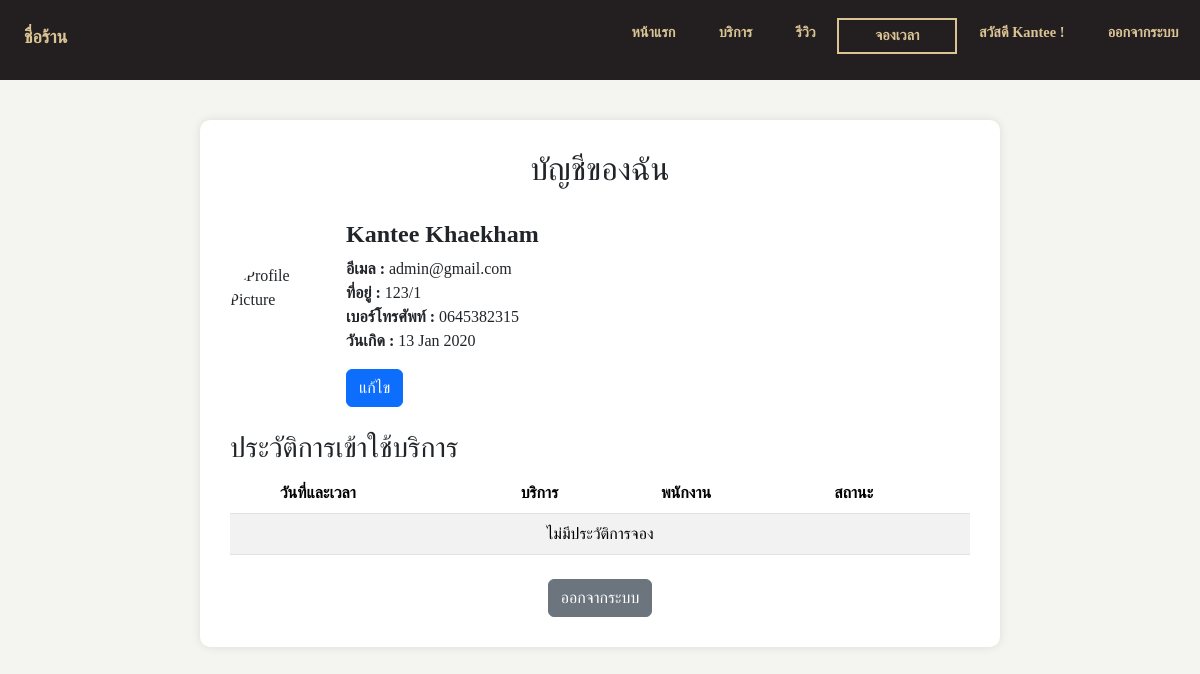
The page /account/ (signed in) on the database its author committed.
### loginApp/models.py (models this page shows, shortened)
class Customer(AbstractUser):
    email = models.EmailField(unique=True)
    phone = models.CharField(max_length=15, unique=True, null=False, blank=False)
    address = models.TextField(null=False, blank=False)
    birth_date = models.DateField(null=False, blank=False)
    last_login = models.DateTimeField(default=timezone.now)
    USERNAME_FIELD = 'email'
    REQUIRED_FIELDS = ['username', 'first_name', 'last_name', 'phone', 'address', 'birth_date']
    class Meta:
        verbose_name = 'Customer'
        verbose_name_plural = 'Customers'

### serviceApp/views.py (the view)
# urls.py: path('account/', views.account_view, name='account'),
@login_required
def account_view(request):
    user = request.user
    try:
        customer = Customer.objects.get(email=user.email)
    except Customer.DoesNotExist:
        customer = None
    bookings = Booking.objects.filter(customer=customer).select_related('service', 'staff', 'slot').order_by('-booking_date')
    if request.method == 'POST':
        form = EditProfileForm(request.POST, instance=user)
        if form.is_valid() and customer:
            customer.first_name = form.cleaned_data['first_name']
            customer.last_name = form.cleaned_data['last_name']
            customer.email = form.cleaned_data['email']
            customer.phone = form.cleaned_data['phone']
            customer.birth_date = form.cleaned_data['birthdate']
            customer.save()
            return redirect('account')
    else:
        form = EditProfileForm(initial={
            'first_name': customer.first_name,
            'last_name': customer.last_name,
            'email': customer.email,
            'phone': customer.phone,
            'birth_date': customer.birth_date,
        })
    return render(request, 'account.html', {'user': user, 'customer': customer, 'bookings': bookings, 'form': form})

### serviceApp/templates/account.html (shortened to what this page needs)
<!DOCTYPE html>
<html lang="en">
<head>
    <link rel="stylesheet" href="/static/css/index.css">
    <link rel="stylesheet" href="/static/css/nav.css">
    <link rel="stylesheet" href="/static/css/footer.css">
    <link rel="stylesheet" href="/static/css/review.css">
    <link rel="stylesheet" href="/static/css/reg.css">
    <link rel="stylesheet" href="/static/css/service.css">
    <liink href="https://stackpath.bootstrapcdn.com/bootstrap/4.5.2/css/bootstrap.min.css" rel="stylesheet">
    <link href="https://cdn.jsdelivr.net/npm/bootstrap@5.3.3/dist/css/bootstrap.min.css" rel="stylesheet"
>
    <link rel="stylesheet" href="https://cdn.jsdelivr.net/npm/bootstrap-icons@1.11.3/font/bootstrap-icons.min.css">
</head>
<body>
    <header>
        <nav class="navbar">
            <div class="logo">
                <h2>ชื่อร้าน</h2>
            </div>
            <ul class="sidebar">
                <li><a href="/" class="menu-link">หน้าแรก</a></li>
                <li><a href="/service" class="menu-link">บริการ</a></li>
                <li><a href="/review" class="menu-link">รีวิว</a></li>
                <li><a href="/booking1" id="menu-book" class="menu-link">จองเวลา</a></li>
                {%if request.user.is_authenticated %}
                <li><a href="/account" class="menu-link">สวัสดี {{request.user.first_name}} !</a></li>
                <li><a href="/logout" class="menu-link">ออกจากระบบ</a></li>
                {% else %}
                <li><a href="/login" class="menu-link">เข้าสู่ระบบ</a></li>
                {% endif %}
            </ul>
        </nav>
    </header>
    <div class="account-container">
        <h2 style="text-align: center;">บัญชีของฉัน</h2>
        <br>
        <div class="d-flex align-items-center mb-4" id="profile-section">
            <img src="https://www.strasys.uk/wp-content/uploads/2022/02/Depositphotos_484354208_S-300x300.jpg"
                alt="Profile Picture" class="profile-pic me-3">
            <div>
                <h4 id="user-name"><strong>{{ user.first_name}} {{ user.last_name}}</strong></h4>
                <p><strong>อีเมล : </strong>{{ user.email }}<br>
                    <strong>ที่อยู่ : </strong>{{ user.address }}<br>
                    <strong>เบอร์โทรศัพท์ : </strong>{{ user.phone }}<br>
                    <strong>วันเกิด : </strong>{{ user.birth_date|date:"d M Y" }}
                </p>
                <button type="button" class="btn btn-primary" data-toggle="modal" data-target="#editProfileModal{{ user.id }}">แก้ไข</button>
            </div>
        </div>
        <h3 class="mt-4">ประวัติการเข้าใช้บริการ</h3>
        <table class="table table-striped">
            <thead>
                <tr>
                    <th></th>
                    <th>วันที่และเวลา</th>
                    <th>บริการ</th>
                    <th>พนักงาน</th>
                    <th>สถานะ</th>
                </tr>
            </thead>
            <tbody>
                {% for booking in bookings %}
                <tr>
                    <td>{{ forloop.counter }}</td>
                    <td>{{ booking.booking_date }}</td>
                    <td>{{ booking.service.name }}</td>
                    <td>{{ booking.staff.name }}</td>
                    <td>
                        {% if booking.status == "Confirmed" %}
                        <span class="badge bg-success">ยืนยันแล้ว</span>
                        {% elif booking.status == "Pending" %}
                        <span class="badge bg-warning text-dark">รอดำเนินการ</span>
                        {% else %}
                        <span class="badge bg-danger">ยกเลิก</span>
                        {% endif %}
                    </td>
                </tr>
                {% empty %}
                <tr>
                    <td colspan="6" class="text-center">ไม่มีประวัติการจอง</td>
                </tr>
                {% endfor %}
            </tbody>
        </table>
        <div class="text-center mt-4">
            <button class="btn btn-secondary" onclick="window.location.href='/logout'">ออกจากระบบ</button>
        </div>
    </div>
</body>
</html>

### static/css/index.css (style rules this page uses)
* { margin: 0; padding: 0; box-sizing: border-box; }
body { background-color: #F4F5F0; }
h2, h5 { font-weight: bold; }

### static/css/nav.css (style rules this page uses)
* { font-family: 'garamond'; }
body { background-color: #F4F5F0 !important; }
:root { box-sizing: border-box; --primary: #231F20; --dark: #095c4d; --light: #DAC494; --header-bg: var(--primary); }
.logo h2 { font-weight:600; line-height: 1px; color: #DAC494; font-size: 1.5vw; }
*, *::after, *::before { box-sizing: inherit; margin: 0; padding: 0; }
body { min-width: 480px !important; font-size: 1rem; }
header { background: var(--header-bg); padding-left: 1.5em; position: sticky; top: 0; z-index: 999; height: 80px; }
.navbar { display: flex; justify-content: space-between; align-items: center; z-index: 999; }
.sidebar { display: flex; flex-direction: row; z-index: 1000; }
.sidebar li ,nav { list-style: none; }
.sidebar li a { display: block; text-decoration: none; color: var(--light); padding: 1em 1.5em; font-size: 1.2vw; font-weight: bold; transition: all 0.5s ease-in-out; }
#menu-book { color: #DAC494; margin-top: 10px; padding: 5px; border: 2.2px solid #DAC494; cursor: pointer; transition: background-color 0.5s ease-in-out; width: 120px; font-weight: bold; text-align: center; }

### static/css/review.css (style rules this page uses)
* { margin: 0px; padding: 0px; box-sizing: border-box; }
a { text-decoration: none; }

### static/css/reg.css (style rules this page uses)
* { font-family: 'garamond'; }
.payment-container input, button { display: block; margin-top: 5px; padding: 8px; }

### static/css/service.css (style rules this page uses)
body { font-family: 'playfair'; background-color: #F4F5F0; }

### serviceApp/templates/account.html (style rules this page uses)
.account-container { max-width: 800px; margin: 40px auto; background: white; padding: 30px; border-radius: 10px; box-shadow: 0px 0px 10px rgba(0, 0, 0, 0.1); }
.profile-pic { width: 100px; height: 100px; border-radius: 50%; object-fit: cover; }

### rows shown on the page
Customer: user.first_name "Kantee", first_name "Kantee", last_name "Khaekham", email "admin@gmail.com", address "123/1", phone "0645382315", birth_date "13 Jan 2020"
